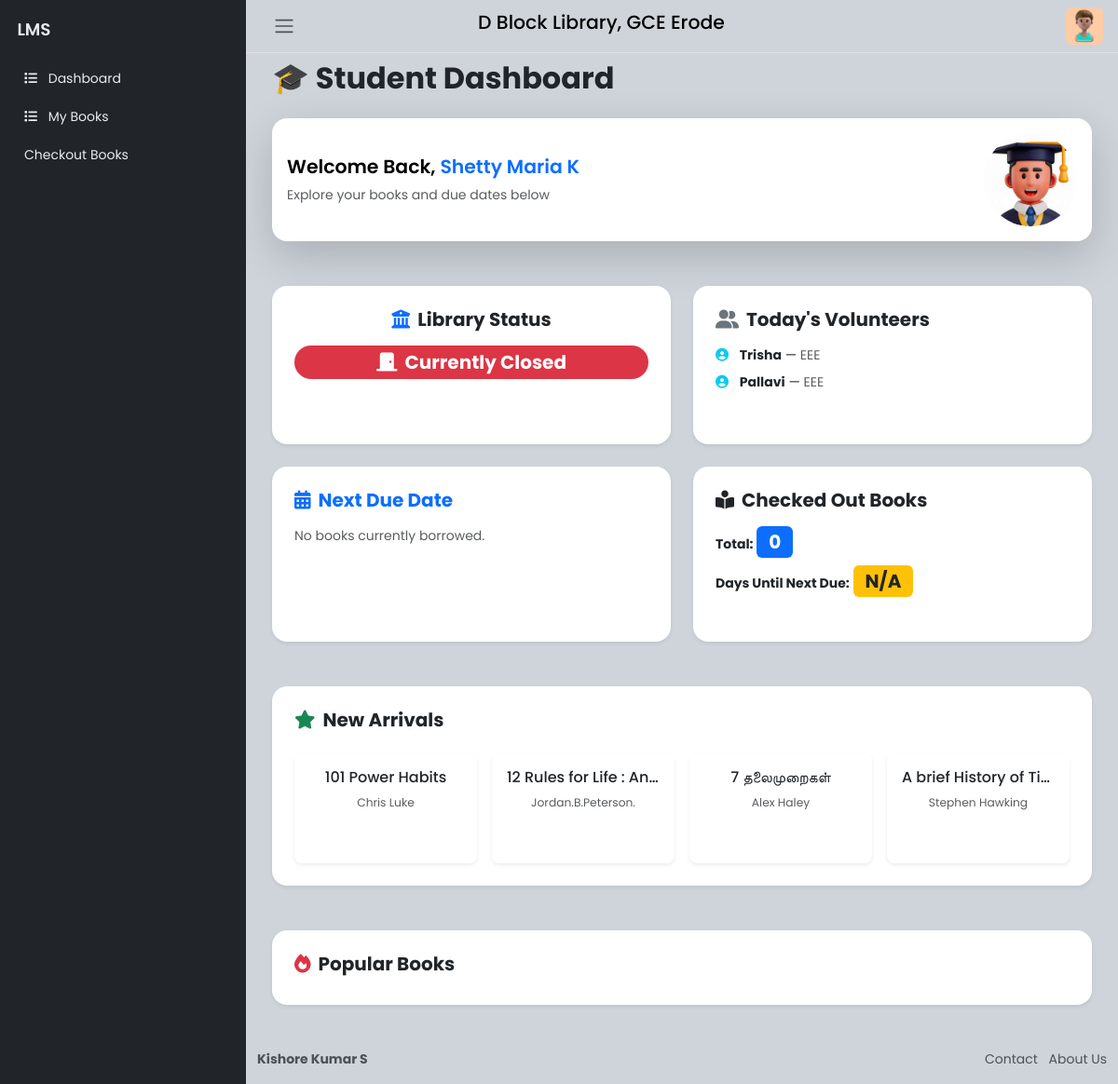
The page /dashboard (signed in) on the database its author committed.
### website/models.py (models this page shows, shortened)
class User(db.Model, UserMixin):
    __tablename__ = 'user'
    id = Column(Integer, primary_key=True)
    email = Column(String(150), unique=True, nullable=False)
    role = Column(String(50), nullable=False)
    password = Column(String(150), nullable=False)
    name = Column(String(150), nullable=False)
    roll_number = Column(Integer, unique=True, nullable=True)
    phone_number = Column(String(20), nullable=True)
    department = Column(String(150), nullable=True)
    year_of_graduation = Column(Integer, nullable=True)
    is_verified = Column(Boolean, default=False)
    created_at = Column(DateTime, default=lambda: datetime.now(timezone.utc), nullable=True)
    verified_at = Column(DateTime, nullable=True)
    rejected_at = Column(DateTime, nullable=True)
    deleted = Column(Boolean, default=False)
    profile_picture_url = Column(String(255), nullable=True)
    books = relationship('Book', back_populates='student')
    borrowed_books = relationship('BorrowedBook', back_populates='student')

class Book(db.Model):
    __tablename__ = 'book'
    id = Column(Integer, primary_key=True)
    student_id = Column(Integer, ForeignKey('user.id'), nullable=True)
    title = Column(String(150), nullable=False)
    author = Column(String(150), nullable=False)
    isbn = Column(String(20), nullable=True)
    published_date = Column(DateTime, nullable=True)
    quantity = Column(Integer, default=0, nullable=False)
    language = Column(String(20), nullable=False)
    date_of_donation = Column(DateTime, nullable=False)
    donor_id = Column(Integer, ForeignKey('donor.id'), nullable=True)
    added_at = db.Column(db.DateTime, default=datetime.utcnow, nullable=False)
    student = relationship('User', back_populates='books')
    borrowed_by = relationship('BorrowedBook', back_populates='book')
    donor = relationship('Donor', back_populates='books')

### website/veiws.py (the view, shortened to what this page needs)
@views.route('/home')
@views.route('/dashboard')
@login_required
def home():
    try:
        email = current_user.email
        user = User.query.filter_by(email=email).first()
        if not user:
            flash("User not found.", "danger")
            return redirect(url_for('auth.logout'))
        library_status = LibraryStatus.query.first()
        is_library_open = library_status.is_open if library_status else True
        if user.role == "Student":
            naam = user.name
            user_id = user.id
            borrowed_books = BorrowedBook.query.filter_by(student_id=user_id).all()
            total_checked_out_books = len(borrowed_books)
            last_week = datetime.now() - timedelta(days=7)
            popular_books = db.session.query(
                Book, func.count(BorrowedBook.id).label('borrow_count')
            ).join(BorrowedBook, Book.id == BorrowedBook.book_id) \
             .filter(BorrowedBook.borrowed_date >= last_week) \
             .group_by(Book.id) \
             .order_by(func.count(BorrowedBook.id).desc()).limit(4).all()
            new_arrivals = Book.query.filter(Book.added_at >= last_week) \
                                     .order_by(Book.added_at.desc()).limit(4).all()
            nearest_due_book = None
            days_until_next_due = None
            if borrowed_books:
                nearest_due_book = min(borrowed_books, key=lambda b: b.due_date)
                days_until_next_due = (nearest_due_book.due_date - datetime.now()).days
            today_day = datetime.now().strftime("%A")
            today_assignment = VolunteerAssignment.query.filter_by(day=today_day).first()
            today_volunteers = []
            if today_assignment:
                today_volunteers = [today_assignment.volunteer1, today_assignment.volunteer2]
            logger.info("Student dashboard loaded successfully.")
            return render_template(
                'StuDashboard.html',
                naam=naam,
                new_arrivals=new_arrivals,
                popular_books=popular_books,
                nearest_due_book=nearest_due_book,
                total_checked_out_books=total_checked_out_books,
                days_until_next_due=days_until_next_due,
                library_status=is_library_open,
                today_volunteers=today_volunteers  # Pass today's volunteers to the template
            )
        elif user.role == "Admin":
            return render_template('MADashboard.html', naam=user.name)
        else:
            return render_template('error.html', error_message='User role not recognized.')
    except Exception as e:
        logger.error(f"[ERROR] Exception in home(): {e}")
        return render_template('error.html', error_message='Something went wrong!')

### website/templates/StuDashboard.html (shortened to what this page needs)
{% extends "StudentHome.html" %}
{% block Main %}
<main class="content px-3 py-2" id="dashboardcontent">
    <div class="container-fluid">
        <div class="mb-4 text-center text-md-start">
            <h2 class="fw-bold">🎓 Student Dashboard</h2>
        </div>
        <div class="row mb-4">
            <div class="col-12">
                <div class="card border-0 shadow-lg rounded-4 p-3 bg-glass animate__animated animate__fadeIn">
                    <div class="d-flex align-items-center justify-content-between flex-column flex-md-row">
                        <div class="text-center text-md-start">
                            <h4 class="fw-semibold">Welcome Back, <span class="text-primary">{{ current_user.name }}</span></h4>
                            <p class="mb-0 text-muted">Explore your books and due dates below</p>
                        </div>
                        <img src="{{ url_for('static', filename='img/student.jpeg') }}"
                             alt="Student Image"
                             class="rounded-circle img-fluid mt-3 mt-md-0"
                             style="width: 100px; height: 100px; object-fit: cover;">
                    </div>
                </div>
            </div>
        </div>
        <div class="row gy-4 mb-4">
            <div class="col-12 col-md-6">
                <div class="card border-0 shadow-sm rounded-4 p-4 bg-glass text-center h-100">
                    <h5 class="fw-bold mb-3"><i class="fas fa-university me-2 text-primary"></i>Library Status</h5>
                    {% if library_status %}
                        <span class="badge bg-success fs-5 py-2 px-4 rounded-pill"><i class="fas fa-door-open me-2"></i>Open Now</span>
                    {% else %}
                        <span class="badge bg-danger fs-5 py-2 px-4 rounded-pill"><i class="fas fa-door-closed me-2"></i>Currently Closed</span>
                    {% endif %}
                </div>
            </div>
            <div class="col-12 col-md-6">
                <div class="card border-0 shadow-sm rounded-4 p-4 bg-glass h-100">
                    <h5 class="fw-bold mb-3"><i class="fas fa-user-friends me-2 text-secondary"></i>Today's Volunteers</h5>
                    {% if today_volunteers %}
                        {% for v in today_volunteers %}
                        <p class="mb-2">
                            <i class="fas fa-user-circle me-2 text-info"></i>
                            <strong>{{ v.name }}</strong> — <span class="text-muted">{{ v.department }}</span>
                        </p>
                        {% endfor %}
                    {% else %}
                        <p class="text-muted">No volunteers assigned for today.</p>
                    {% endif %}
                </div>
            </div>
        </div>
        <div class="row gy-4">
            <div class="col-12 col-md-6">
                <div class="card border-0 shadow-sm rounded-4 p-4 bg-glass h-100">
                    <h5 class="text-primary fw-bold mb-3"><i class="fas fa-calendar-alt me-2"></i>Next Due Date</h5>
                    {% if nearest_due_book %}
                        <p class="mb-2">📘 <strong>Book:</strong> {{ nearest_due_book.book.title }}</p>
                        <p class="text-muted">🕓 <strong>Due:</strong> {{ nearest_due_book.due_date.strftime('%Y-%m-%d') }}</p>
                    {% else %}
                        <p class="text-muted">No books currently borrowed.</p>
                    {% endif %}
                </div>
            </div>
            <div class="col-12 col-md-6">
                <div class="card border-0 shadow-sm rounded-4 p-4 bg-glass h-100">
                    <h5 class="fw-bold mb-3"><i class="fas fa-book-reader me-2"></i>Checked Out Books</h5>
                    <ul class="list-unstyled mb-0">
                        <li class="mb-2"><strong>Total:</strong> <span class="badge bg-primary fs-5">{{ total_checked_out_books }}</span></li>
                        <li><strong>Days Until Next Due:</strong>
                            <span class="badge bg-warning text-dark fs-5">
                                {% if days_until_next_due is not none %}
                                    {{ days_until_next_due }}
                                {% else %}
                                    N/A
                                {% endif %}
                            </span>
                        </li>
                    </ul>
                </div>
            </div>
        </div>
        <div class="row mt-5">
            <div class="col-12">
                <div class="card border-0 shadow-sm rounded-4 p-4 bg-glass">
                    <h5 class="fw-bold mb-4"><i class="fas fa-star me-2 text-success"></i>New Arrivals</h5>
                    <div class="row g-3">
                        {% for book in new_arrivals %}
                        <div class="col-6 col-md-3">
                            <div class="card rounded-3 h-100 shadow-sm border-0">
                                <div class="card-body text-center">
                                    <h6 class="card-title text-truncate">{{ book.title }}</h6>
                                    <p class="text-muted small">{{ book.author }}</p>
                                </div>
                            </div>
                        </div>
                        {% endfor %}
                    </div>
                </div>
            </div>
        </div>
        <div class="row mt-4">
            <div class="col-12">
                <div class="card border-0 shadow-sm rounded-4 p-4 bg-glass">
                    <h5 class="fw-bold mb-4"><i class="fas fa-fire me-2 text-danger"></i>Popular Books</h5>
                </div>
            </div>
        </div>
    </div>
</main>
{% endblock %}

### website/templates/StudentHome.html (shortened to what this page needs)
{% extends "BaseFormat.html" %}
{% block Sidebar %}
<li class="sidebar-item">
    <a href="{{ url_for('stu.MyBooks') }}" id="dashboardLink" class="sidebar-link">
        <i class="fa-solid fa-list pe-2"></i>
        My Books
    </a>
</li>
<li class="sidebar-item">
            <a href="{{ url_for('stu.CheckoutBooks') }}" class="sidebar-link">Checkout Books</a>
</li>
{% endblock %}

### website/templates/BaseFormat.html (shortened to what this page needs)
<!DOCTYPE html>
<html lang="en" data-bs-theme="dark">
<head>
    <link rel="stylesheet" href="https://cdn.jsdelivr.net/npm/bootstrap@5.3.0-alpha2/dist/css/bootstrap.min.css">
    <link rel="stylesheet" href="https://cdnjs.cloudflare.com/ajax/libs/font-awesome/5.15.4/css/all.min.css">
    <link rel="stylesheet" href="{{ url_for('static', filename='css/BaseFormat.css') }}">
</head>
<body>
    <div class="wrapper">
        <aside id="sidebar" class="js-sidebar" aria-label="Sidebar">
            <div class="h-100">
                <div class="sidebar-logo">
                    <a href="#">LMS</a>
                </div>
                <ul class="sidebar-nav">
                    <li class="sidebar-item">
                        <a href="#" id="dashboardLink" class="sidebar-link">
                            <i class="fa-solid fa-list pe-2"></i>
                            Dashboard
                        </a>
                    </li>
                    {% block Sidebar %}{% endblock %}
                </ul>
            </div>
        </aside>
        <div class="main">
            <nav class="navbar navbar-expand px-3 border-bottom">
                <button class="btn" id="sidebar-toggle" type="button" aria-label="Toggle sidebar">
                    <span class="navbar-toggler-icon"></span>
                </button>
                <div class="navbar-collapse">
                    <h4 class="mx-auto">D Block Library, GCE Erode</h4>
                    <ul class="navbar-nav ms-auto">
                        <li class="nav-item dropdown">
                            <a href="#" data-bs-toggle="dropdown" class="nav-icon pe-md-0" aria-label="User menu">
                                <img src="{{ url_for('static', filename='img/profile.jpg') }}" class="avatar img-fluid rounded" alt="Profile Picture">
                            </a>
                        </li>
                    </ul>
                </div>
            </nav>
            {% block Main %}
            {% endblock %}
            <main class="content px-3 py-2">
            </main>
            <footer class="footer">
                <div class="container-fluid">
                    <div class="row text-muted">
                        <div class="col-6 text-start">
                            <p class="mb-0">
                                <a href="https://www.linkedin.com/in/kishorekumaroffsec" class="text-muted">
                                    <strong>Kishore Kumar S</strong>
                                </a>
                            </p>
                        </div>
                        <div class="col-6 text-end">
                            <ul class="list-inline">
                                <li class="list-inline-item">
                                    <a href="#" class="text-muted">Contact</a>
                                </li>
                                <li class="list-inline-item">
                                    <a href="#" class="text-muted">About Us</a>
                                </li>
                            </ul>
                        </div>
                    </div>
                </div>
            </footer>
        </div>
    </div>
</body>
</html>

### website/static/css/BaseFormat.css (style rules this page uses)
body { font-family: 'Poppins', sans-serif; font-size: 0.875rem; opacity: 1; overflow-y: scroll; margin: 0; }
a { cursor: pointer; text-decoration: none; font-family: 'Poppins', sans-serif; }
li { list-style: none; }
h4 { font-family: 'Poppins', sans-serif; font-size: 1.275rem; color: var(--bs-emphasis-color); }
.wrapper { align-items: stretch; display: flex; width: 100%; }
#sidebar { max-width: 264px; min-width: 264px; background: var(--bs-dark); transition: all 0.35s ease-in-out; }
.main { display: flex; flex-direction: column; min-height: 100vh; min-width: 0; overflow: hidden; transition: all 0.35s ease-in-out; width: 100%; background: var(--bs-dark-bg-subtle); }
.sidebar-logo { padding: 1.15rem; }
.sidebar-logo a { color: #e9ecef; font-size: 1.15rem; font-weight: 600; }
.sidebar-nav { flex-grow: 1; list-style: none; margin-bottom: 0; padding-left: 0; margin-left: 0; }
a.sidebar-link { padding: .625rem 1.625rem; color: #e9ecef; position: relative; display: block; font-size: 0.875rem; }
.avatar { height: 40px; width: 40px; }
.navbar-expand .navbar-nav { margin-left: auto; }
.content { flex: 1; max-width: 100vw; width: 100vw; }
@media (min-width:768px) { .content { max-width: auto; width: auto; } }
.card { box-shadow: 0 0 .875rem 0 rgba(34, 46, 60, .05); margin-bottom: 24px; }

### rows shown on the page
User: name "Shetty Maria K"
User: name "Trisha", department "EEE"
User: name "Pallavi", department "EEE"
Book: title "101 Power Habits", author "Chris Luke"
Book: title "12 Rules for Life : An…", author "Jordan.B.Peterson."
Book: title "7 தலைமுறைகள்", author "Alex Haley"
Book: title "A brief History of Ti…", author "Stephen Hawking"

### other values the page prints
{{ total_checked_out_books }} "0"
